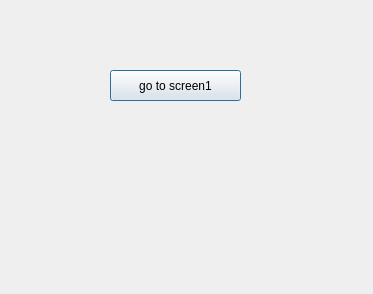
<?xml version="1.0" encoding="UTF-8"?>
<ui version="4.0">
 <class>Dialog</class>
 <widget class="QDialog" name="Dialog">
  <property name="geometry">
   <rect>
    <x>0</x>
    <y>0</y>
    <width>373</width>
    <height>294</height>
   </rect>
  </property>
  <property name="windowTitle">
   <string>Dialog</string>
  </property>
  <widget class="QPushButton" name="pushButton">
   <property name="geometry">
    <rect>
     <x>110</x>
     <y>70</y>
     <width>131</width>
     <height>31</height>
    </rect>
   </property>
   <property name="text">
    <string>go to screen1</string>
   </property>
  </widget>
 </widget>
 <resources/>
 <connections/>
</ui>
